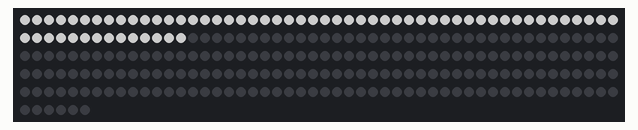
Bench run of a program on a simulated ESP32 board running MicroPython. Shown: 256 RGB LEDs in strip order, left to right, continuing on the next row. Dim RGB values are drawn brighter than linear.

Above: at 0.45 s.
At 5.87 s:
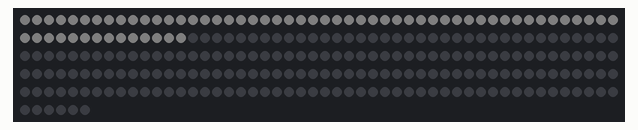

The program:

hello.py
```python
from machine import Pin
from neopixel import NeoPixel

pin = Pin(13, Pin.OUT)   # set GPIO0 to output to drive NeoPixels
np = NeoPixel(pin, 256)   # create NeoPixel driver on GPIO0 for 8 pixels
np[0] = (255, 255, 255) # set the first pixel to white
np.write()              # write data to all pixels
r, g, b = np[0]         # get first pixel colour

while True:
  for i in range(64):
    r, g, b = np[i]         # get first pixel colour
    np[i] = (r+4)%256,(g+4)%256,(b+4)%256
  np.write()
```
